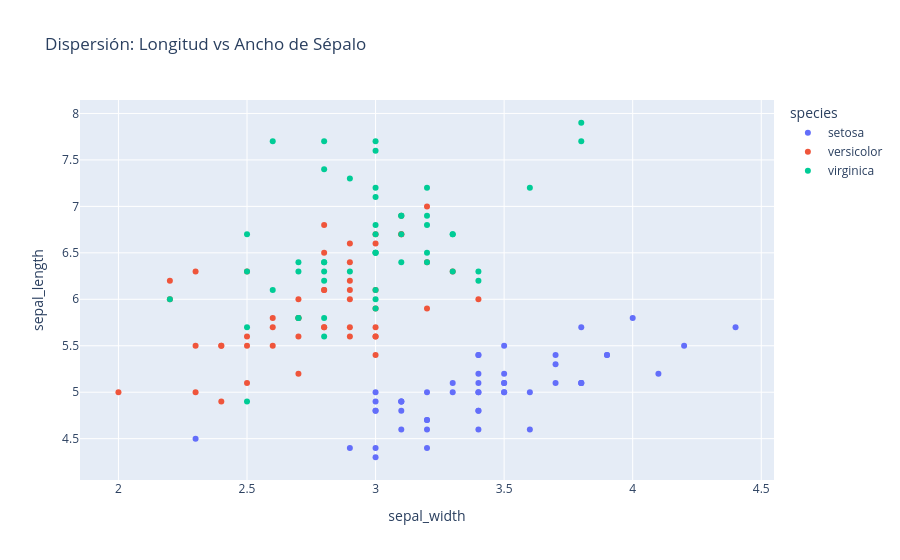

Notebook source saved alongside this figure:
### Code cell
import plotly.express as px
df = px.data.iris() # Dataset Iris de ejemplo
fig = px.scatter(df, x="sepal_width", y="sepal_length", color="species",
                 title="Dispersión: Longitud vs Ancho de Sépalo")
fig.show()

### Figure 1 — Plotly figure (JSON) as saved in the notebook; plotly's stock layout.template omitted (floating-point values rounded to 4 significant figures)
{"data": [{"hovertemplate": "species=setosa<br>sepal_width=%{x}<br>sepal_length=%{y}<extra></extra>", "legendgroup": "setosa", "marker": {"color": "#636efa", "symbol": "circle"}, "mode": "markers", "name": "setosa", "orientation": "v", "showlegend": true, "type": "scatter", "x": [3.5, 3.0, 3.2, 3.1, 3.6, 3.9, 3.4, 3.4, 2.9, 3.1, 3.7, 3.4, 3.0, 3.0, 4.0, 4.4, 3.9, 3.5, 3.8, 3.8, 3.4, 3.7, 3.6, 3.3, 3.4, 3.0, 3.4, 3.5, 3.4, 3.2, 3.1, 3.4, 4.1, 4.2, 3.1, 3.2, 3.5, 3.1, 3.0, 3.4, 3.5, 2.3, 3.2, 3.5, 3.8, 3.0, 3.8, 3.2, 3.7, 3.3], "xaxis": "x", "y": [5.1, 4.9, 4.7, 4.6, 5.0, 5.4, 4.6, 5.0, 4.4, 4.9, 5.4, 4.8, 4.8, 4.3, 5.8, 5.7, 5.4, 5.1, 5.7, 5.1, 5.4, 5.1, 4.6, 5.1, 4.8, 5.0, 5.0, 5.2, 5.2, 4.7, 4.8, 5.4, 5.2, 5.5, 4.9, 5.0, 5.5, 4.9, 4.4, 5.1, 5.0, 4.5, 4.4, 5.0, 5.1, 4.8, 5.1, 4.6, 5.3, 5.0], "yaxis": "y"}, {"hovertemplate": "species=versicolor<br>sepal_width=%{x}<br>sepal_length=%{y}<extra></extra>", "legendgroup": "versicolor", "marker": {"color": "#EF553B", "symbol": "circle"}, "mode": "markers", "name": "versicolor", "orientation": "v", "showlegend": true, "type": "scatter", "x": [3.2, 3.2, 3.1, 2.3, 2.8, 2.8, 3.3, 2.4, 2.9, 2.7, 2.0, 3.0, 2.2, 2.9, 2.9, 3.1, 3.0, 2.7, 2.2, 2.5, 3.2, 2.8, 2.5, 2.8, 2.9, 3.0, 2.8, 3.0, 2.9, 2.6, 2.4, 2.4, 2.7, 2.7, 3.0, 3.4, 3.1, 2.3, 3.0, 2.5, 2.6, 3.0, 2.6, 2.3, 2.7, 3.0, 2.9, 2.9, 2.5, 2.8], "xaxis": "x", "y": [7.0, 6.4, 6.9, 5.5, 6.5, 5.7, 6.3, 4.9, 6.6, 5.2, 5.0, 5.9, 6.0, 6.1, 5.6, 6.7, 5.6, 5.8, 6.2, 5.6, 5.9, 6.1, 6.3, 6.1, 6.4, 6.6, 6.8, 6.7, 6.0, 5.7, 5.5, 5.5, 5.8, 6.0, 5.4, 6.0, 6.7, 6.3, 5.6, 5.5, 5.5, 6.1, 5.8, 5.0, 5.6, 5.7, 5.7, 6.2, 5.1, 5.7], "yaxis": "y"}, {"hovertemplate": "species=virginica<br>sepal_width=%{x}<br>sepal_length=%{y}<extra></extra>", "legendgroup": "virginica", "marker": {"color": "#00cc96", "symbol": "circle"}, "mode": "markers", "name": "virginica", "orientation": "v", "showlegend": true, "type": "scatter", "x": [3.3, 2.7, 3.0, 2.9, 3.0, 3.0, 2.5, 2.9, 2.5, 3.6, 3.2, 2.7, 3.0, 2.5, 2.8, 3.2, 3.0, 3.8, 2.6, 2.2, 3.2, 2.8, 2.8, 2.7, 3.3, 3.2, 2.8, 3.0, 2.8, 3.0, 2.8, 3.8, 2.8, 2.8, 2.6, 3.0, 3.4, 3.1, 3.0, 3.1, 3.1, 3.1, 2.7, 3.2, 3.3, 3.0, 2.5, 3.0, 3.4, 3.0], "xaxis": "x", "y": [6.3, 5.8, 7.1, 6.3, 6.5, 7.6, 4.9, 7.3, 6.7, 7.2, 6.5, 6.4, 6.8, 5.7, 5.8, 6.4, 6.5, 7.7, 7.7, 6.0, 6.9, 5.6, 7.7, 6.3, 6.7, 7.2, 6.2, 6.1, 6.4, 7.2, 7.4, 7.9, 6.4, 6.3, 6.1, 7.7, 6.3, 6.4, 6.0, 6.9, 6.7, 6.9, 5.8, 6.8, 6.7, 6.7, 6.3, 6.5, 6.2, 5.9], "yaxis": "y"}], "layout": {"legend": {"title": {"text": "species"}, "tracegroupgap": 0}, "title": {"text": "Dispersión: Longitud vs Ancho de Sépalo"}, "xaxis": {"anchor": "y", "domain": [0, 1], "title": {"text": "sepal_width"}}, "yaxis": {"anchor": "x", "domain": [0, 1], "title": {"text": "sepal_length"}}}}
